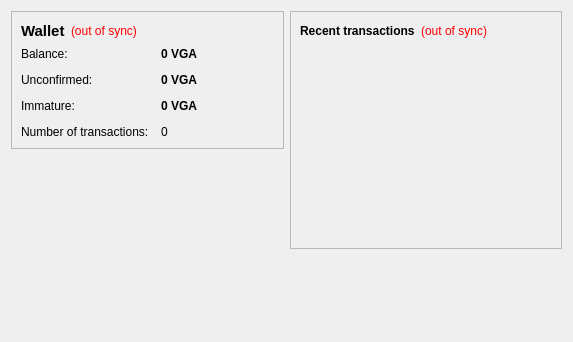
<?xml version="1.0" encoding="UTF-8"?>
<ui version="4.0">
 <class>OverviewPage</class>
 <widget class="QWidget" name="OverviewPage">
  <property name="geometry">
   <rect>
    <x>0</x>
    <y>0</y>
    <width>573</width>
    <height>342</height>
   </rect>
  </property>
  <property name="windowTitle">
   <string>Form</string>
  </property>
  <layout class="QHBoxLayout" name="horizontalLayout" stretch="1,1">
   <item>
    <layout class="QVBoxLayout" name="verticalLayout_2">
     <item>
      <widget class="QFrame" name="frame">
       <property name="frameShape">
        <enum>QFrame::StyledPanel</enum>
       </property>
       <property name="frameShadow">
        <enum>QFrame::Raised</enum>
       </property>
       <layout class="QVBoxLayout" name="verticalLayout_4">
        <item>
         <layout class="QHBoxLayout" name="horizontalLayout_4">
          <item>
           <widget class="QLabel" name="label_5">
            <property name="font">
             <font>
              <pointsize>11</pointsize>
              <weight>75</weight>
              <bold>true</bold>
             </font>
            </property>
            <property name="text">
             <string>Wallet</string>
            </property>
           </widget>
          </item>
          <item>
           <widget class="QLabel" name="labelWalletStatus">
            <property name="toolTip">
             <string>The displayed information may be out of date. Your wallet automatically synchronizes with the vgacoin network after a connection is established, but this process has not completed yet.</string>
            </property>
            <property name="styleSheet">
             <string notr="true">QLabel { color: red; }</string>
            </property>
            <property name="text">
             <string notr="true">(out of sync)</string>
            </property>
            <property name="alignment">
             <set>Qt::AlignLeading|Qt::AlignLeft|Qt::AlignVCenter</set>
            </property>
           </widget>
          </item>
          <item>
           <spacer name="horizontalSpacer_2">
            <property name="orientation">
             <enum>Qt::Horizontal</enum>
            </property>
            <property name="sizeHint" stdset="0">
             <size>
              <width>40</width>
              <height>20</height>
             </size>
            </property>
           </spacer>
          </item>
         </layout>
        </item>
        <item>
         <layout class="QFormLayout" name="formLayout_2">
          <property name="fieldGrowthPolicy">
           <enum>QFormLayout::AllNonFixedFieldsGrow</enum>
          </property>
          <property name="horizontalSpacing">
           <number>12</number>
          </property>
          <property name="verticalSpacing">
           <number>12</number>
          </property>
          <item row="0" column="0">
           <widget class="QLabel" name="label">
            <property name="text">
             <string>Balance:</string>
            </property>
           </widget>
          </item>
          <item row="0" column="1">
           <widget class="QLabel" name="labelBalance">
            <property name="font">
             <font>
              <weight>75</weight>
              <bold>true</bold>
             </font>
            </property>
            <property name="cursor">
             <cursorShape>IBeamCursor</cursorShape>
            </property>
            <property name="toolTip">
             <string>Your current balance</string>
            </property>
            <property name="text">
             <string notr="true">0 VGA</string>
            </property>
            <property name="textInteractionFlags">
             <set>Qt::LinksAccessibleByMouse|Qt::TextSelectableByKeyboard|Qt::TextSelectableByMouse</set>
            </property>
           </widget>
          </item>
          <item row="1" column="0">
           <widget class="QLabel" name="label_3">
            <property name="text">
             <string>Unconfirmed:</string>
            </property>
           </widget>
          </item>
          <item row="1" column="1">
           <widget class="QLabel" name="labelUnconfirmed">
            <property name="font">
             <font>
              <weight>75</weight>
              <bold>true</bold>
             </font>
            </property>
            <property name="cursor">
             <cursorShape>IBeamCursor</cursorShape>
            </property>
            <property name="toolTip">
             <string>Total of transactions that have yet to be confirmed, and do not yet count toward the current balance</string>
            </property>
            <property name="text">
             <string notr="true">0 VGA</string>
            </property>
            <property name="textInteractionFlags">
             <set>Qt::LinksAccessibleByMouse|Qt::TextSelectableByKeyboard|Qt::TextSelectableByMouse</set>
            </property>
           </widget>
          </item>
          <item row="3" column="0">
           <widget class="QLabel" name="label_2">
            <property name="text">
             <string>Number of transactions:</string>
            </property>
           </widget>
          </item>
          <item row="3" column="1">
           <widget class="QLabel" name="labelNumTransactions">
            <property name="toolTip">
             <string>Total number of transactions in wallet</string>
            </property>
            <property name="text">
             <string notr="true">0</string>
            </property>
           </widget>
          </item>
          <item row="2" column="0">
           <widget class="QLabel" name="labelImmatureText">
            <property name="text">
             <string>Immature:</string>
            </property>
           </widget>
          </item>
          <item row="2" column="1">
           <widget class="QLabel" name="labelImmature">
            <property name="font">
             <font>
              <weight>75</weight>
              <bold>true</bold>
             </font>
            </property>
            <property name="toolTip">
             <string>Mined balance that has not yet matured</string>
            </property>
            <property name="text">
             <string notr="true">0 VGA</string>
            </property>
            <property name="textInteractionFlags">
             <set>Qt::LinksAccessibleByMouse|Qt::TextSelectableByKeyboard|Qt::TextSelectableByMouse</set>
            </property>
           </widget>
          </item>
         </layout>
        </item>
       </layout>
      </widget>
     </item>
     <item>
      <spacer name="verticalSpacer">
       <property name="orientation">
        <enum>Qt::Vertical</enum>
       </property>
       <property name="sizeHint" stdset="0">
        <size>
         <width>20</width>
         <height>40</height>
        </size>
       </property>
      </spacer>
     </item>
    </layout>
   </item>
   <item>
    <layout class="QVBoxLayout" name="verticalLayout_3">
     <item>
      <widget class="QFrame" name="frame_2">
       <property name="frameShape">
        <enum>QFrame::StyledPanel</enum>
       </property>
       <property name="frameShadow">
        <enum>QFrame::Raised</enum>
       </property>
       <layout class="QVBoxLayout" name="verticalLayout">
        <item>
         <layout class="QHBoxLayout" name="horizontalLayout_2">
          <item>
           <widget class="QLabel" name="label_4">
            <property name="text">
             <string>&lt;b&gt;Recent transactions&lt;/b&gt;</string>
            </property>
           </widget>
          </item>
          <item>
           <widget class="QLabel" name="labelTransactionsStatus">
            <property name="toolTip">
             <string>The displayed information may be out of date. Your wallet automatically synchronizes with the vgacoin network after a connection is established, but this process has not completed yet.</string>
            </property>
            <property name="styleSheet">
             <string notr="true">QLabel { color: red; }</string>
            </property>
            <property name="text">
             <string notr="true">(out of sync)</string>
            </property>
            <property name="alignment">
             <set>Qt::AlignRight|Qt::AlignTrailing|Qt::AlignVCenter</set>
            </property>
           </widget>
          </item>
          <item>
           <spacer name="horizontalSpacer">
            <property name="orientation">
             <enum>Qt::Horizontal</enum>
            </property>
            <property name="sizeHint" stdset="0">
             <size>
              <width>40</width>
              <height>20</height>
             </size>
            </property>
           </spacer>
          </item>
         </layout>
        </item>
        <item>
         <widget class="QListView" name="listTransactions">
          <property name="styleSheet">
           <string notr="true">QListView { background: transparent; }</string>
          </property>
          <property name="frameShape">
           <enum>QFrame::NoFrame</enum>
          </property>
          <property name="verticalScrollBarPolicy">
           <enum>Qt::ScrollBarAlwaysOff</enum>
          </property>
          <property name="horizontalScrollBarPolicy">
           <enum>Qt::ScrollBarAlwaysOff</enum>
          </property>
          <property name="selectionMode">
           <enum>QAbstractItemView::NoSelection</enum>
          </property>
         </widget>
        </item>
       </layout>
      </widget>
     </item>
     <item>
      <spacer name="verticalSpacer_2">
       <property name="orientation">
        <enum>Qt::Vertical</enum>
       </property>
       <property name="sizeHint" stdset="0">
        <size>
         <width>20</width>
         <height>40</height>
        </size>
       </property>
      </spacer>
     </item>
    </layout>
   </item>
  </layout>
 </widget>
 <resources/>
 <connections/>
</ui>
